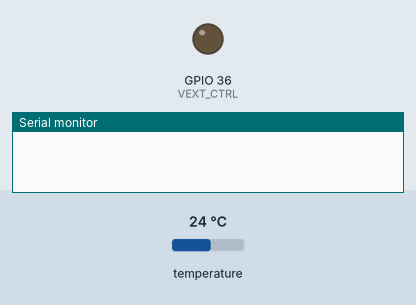
Recording of a sketch running on a simulated ESP32. Shown: output pins drawn as LEDs (lit = HIGH), the last lines printed to the serial monitor. The inputs (shaded band) are chosen by the test bench; at power-on: temperature 24 °C. The local clock reads 2024-03-15 10:24:30 at power-on unless the sketch sets it; storage starts empty; nothing arrives over Bluetooth unless stated; a phone connects over Bluetooth LE 3 s after start. At 12.9 s the program puts the board to deep sleep or switches it off; the recording ends there.

Above: at 0.1 s.
At 11.9 s:
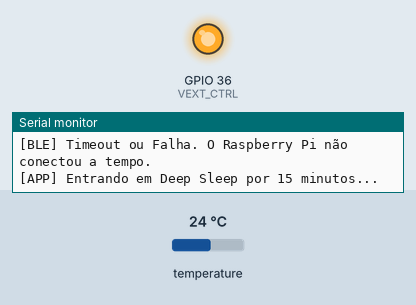
Timing chart, 0 to 12.9 s (numbered marks = the images above):
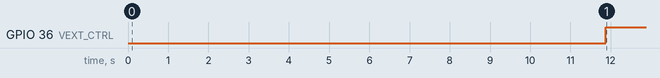

Measured:
- by itself, GPIO 36 (VEXT_CTRL): LOW → HIGH at 11.9 s

The sketch:

bluetooth.ino
```cpp
#include <Arduino.h>
#include <SPI.h>
#include <SD.h>
#include <OneWire.h>
#include <DallasTemperature.h>
#include <Wire.h>
#include "RTClib.h"

// --- Inclusão do módulo de comunicação BLE do professor ---
#include "ICC316Bluetooth.h"

// =============================================================
// Configurações de Hardware (Pinos do Heltec V3)
// =============================================================
#define I2C_SDA 1
#define I2C_SCL 2
#define SD_CS   3
#define SD_SCK  4
#define SD_MOSI 5
#define SD_MISO 6
#define ONE_WIRE_BUS 7
#define VEXT_CTRL 36

// =============================================================
// Configurações de Energia (Deep Sleep)
// =============================================================
#define uS_TO_S_FACTOR 1000000ULL
#define TIME_TO_SLEEP  15 // 900 segundos = 15 minutos

// Instâncias Globais
SPIClass spiSD(FSPI);
OneWire oneWire(ONE_WIRE_BUS);
DallasTemperature sensors(&oneWire);
RTC_DS3231 rtc;

void setup() {
    Serial.begin(115200);

    // Liga o hardware interno (Cartão SD e Sensores)
    pinMode(VEXT_CTRL, OUTPUT);
    digitalWrite(VEXT_CTRL, LOW);
    delay(50);

    // Inicializa I2C e RTC
    Wire.begin(I2C_SDA, I2C_SCL);
    rtc.begin();

    // Inicializa e lê o Sensor de Temperatura
    sensors.begin();
    sensors.requestTemperatures();
    float tempC = sensors.getTempCByIndex(0);

    // Lê o horário atual e formata o Timestamp em ISO8601
    DateTime now = rtc.now();
    char tsBuffer[25];
    snprintf(tsBuffer, sizeof(tsBuffer), "%04d-%02d-%02dT%02d:%02d:%02d",
             now.year(), now.month(), now.day(),
             now.hour(), now.minute(), now.second());
    String timestamp = String(tsBuffer);

    if (tempC != DEVICE_DISCONNECTED_C) {

        // --- GRAVAÇÃO LOCAL (Cartão SD) ---
        spiSD.begin(SD_SCK, SD_MISO, SD_MOSI, SD_CS);
        if (SD.begin(SD_CS, spiSD)) {
            File dataFile = SD.open("/datalog.csv", FILE_APPEND);
            if (dataFile) {
                char sdBuffer[64];
                snprintf(sdBuffer, sizeof(sdBuffer), "%02d/%02d/%d,%02d:%02d:%02d,%.2f",
                         now.day(), now.month(), now.year(),
                         now.hour(), now.minute(), now.second(), tempC);
                dataFile.println(sdBuffer);
                dataFile.close();
                Serial.println(F("[APP] Dado gravado no SD."));
            }
            SD.end();
        }

        // --- ENVIO REMOTO (Gateway Bluetooth) ---
        Serial.println(F("[BLE] Aguardando Raspberry Pi conectar..."));

        // Chama a função do professor. Se o Raspberry demorar mais que o Timeout definido
        // em config.h (30 segundos por padrão), a função retorna false e o ESP32 dorme.
        bool sent = sendMeasurement(timestamp, tempC, NAN, NAN);

        if (sent) {
            Serial.println(F("[BLE] Sucesso! Raspberry Pi coletou os dados e enviou o ACK."));
        } else {
            Serial.println(F("[BLE] Timeout ou Falha. O Raspberry Pi não conectou a tempo."));
        }
    } else {
        Serial.println(F("[APP] Erro de leitura no sensor DS18B20."));
    }

    // Desliga pinos físicos e dorme
    Serial.println(F("[APP] Entrando em Deep Sleep por 15 minutos..."));
    Serial.flush();
    digitalWrite(VEXT_CTRL, HIGH);

    delay(1000);

    esp_sleep_enable_timer_wakeup(TIME_TO_SLEEP * uS_TO_S_FACTOR);
    esp_deep_sleep_start();
}

void loop() {
}
```

ICC316-G02.h
```cpp
#ifndef ICC316_BLUETOOTH_CONFIG_H
#define ICC316_BLUETOOTH_CONFIG_H

#define NODE_ID "grupo_01"
#define BLUETOOTH_DEVICE_NAME "ICC316-G01"

#define BLUETOOTH_SERVICE_UUID     "7d8f0001-3160-4b12-9a10-000000000001"
#define BLUETOOTH_MEASUREMENT_UUID "7d8f0002-3160-4b12-9a10-000000000002"
#define BLUETOOTH_ACK_UUID         "7d8f0003-3160-4b12-9a10-000000000003"

#define ICC316_BT_ACK "OK"

#define BLUETOOTH_CONNECTION_TIMEOUT_MS 30000
#define BLUETOOTH_ACK_TIMEOUT_MS 5000

#endif
```

ICC316Bluetooth.cpp
```cpp
#include "ICC316Bluetooth.h"

#include <NimBLEDevice.h>
#include <ArduinoJson.h>
#include "ICC316-G02.h"

namespace {
NimBLEServer* server = nullptr;
NimBLECharacteristic* measurementCharacteristic = nullptr;
NimBLECharacteristic* ackCharacteristic = nullptr;

volatile bool centralConnected = false;
volatile bool ackReceived = false;
bool initialized = false;

class ServerCallbacks : public NimBLEServerCallbacks {
public:
    void onConnect(NimBLEServer*, NimBLEConnInfo&) override {
        centralConnected = true;
    }

    void onDisconnect(NimBLEServer* pServer, NimBLEConnInfo&, int) override {
        centralConnected = false;
        pServer->startAdvertising();
    }
};

class AckCallbacks : public NimBLECharacteristicCallbacks {
public:
    void onWrite(NimBLECharacteristic* characteristic,
                 NimBLEConnInfo&) override {
        if (characteristic->getValue() == ICC316_BT_ACK) {
            ackReceived = true;
        }
    }
};

void initializeBluetooth() {
    if (initialized) return;

    NimBLEDevice::init(BLUETOOTH_DEVICE_NAME);

    server = NimBLEDevice::createServer();
    server->setCallbacks(new ServerCallbacks());

    NimBLEService* service =
        server->createService(BLUETOOTH_SERVICE_UUID);

    measurementCharacteristic =
        service->createCharacteristic(
            BLUETOOTH_MEASUREMENT_UUID,
            NIMBLE_PROPERTY::READ | NIMBLE_PROPERTY::NOTIFY
        );

    ackCharacteristic =
        service->createCharacteristic(
            BLUETOOTH_ACK_UUID,
            NIMBLE_PROPERTY::WRITE
        );

    ackCharacteristic->setCallbacks(new AckCallbacks());

    service->start();

    NimBLEAdvertising* advertising = NimBLEDevice::getAdvertising();
    advertising->setName(BLUETOOTH_DEVICE_NAME);
    advertising->addServiceUUID(BLUETOOTH_SERVICE_UUID);
    advertising->start();

    initialized = true;
}

bool waitForConnection() {
    const unsigned long start = millis();

    while (!centralConnected) {
        if (millis() - start >= BLUETOOTH_CONNECTION_TIMEOUT_MS)
            return false;
        delay(50);
    }
    return true;
}
}

bool sendMeasurement(
    const String& timestamp,
    float temperature,
    float ph,
    float turbidity
) {
    initializeBluetooth();

    if (!centralConnected && !waitForConnection())
        return false;

    delay(3000);

    JsonDocument doc;
    doc["node_id"] = NODE_ID;
    doc["timestamp"] = timestamp;
    doc["temperature"] = temperature;

    if (isnan(ph)) doc["ph"] = nullptr;
    else doc["ph"] = ph;

    if (isnan(turbidity)) doc["turbidity"] = nullptr;
    else doc["turbidity"] = turbidity;

    String payload;
    serializeJson(doc, payload);

    ackReceived = false;
    measurementCharacteristic->setValue(payload.c_str());
    measurementCharacteristic->notify();

    const unsigned long start = millis();

    while (!ackReceived) {
        if (!centralConnected) return false;
        if (millis() - start >= BLUETOOTH_ACK_TIMEOUT_MS)
            return false;
        delay(20);
    }

    return true;
}
```

ICC316Bluetooth.h
```cpp
#ifndef ICC316_BLUETOOTH_H
#define ICC316_BLUETOOTH_H

#include <Arduino.h>

bool sendMeasurement(
    const String& timestamp,
    float temperature,
    float ph,
    float turbidity
);

#endif
```

codBletooh.cpp
```cpp
#include <Arduino.h>
#include <SPI.h>
#include <SD.h>
#include <OneWire.h>
#include <DallasTemperature.h>
#include <Wire.h>
#include "RTClib.h"

// --- Inclusão do módulo de comunicação BLE do professor ---
#include "ICC316Bluetooth.h"

// =============================================================
// Configurações de Hardware (Pinos do Heltec V3)
// =============================================================
#define I2C_SDA 1
#define I2C_SCL 2
#define SD_CS   3
#define SD_SCK  4
#define SD_MOSI 5
#define SD_MISO 6
#define ONE_WIRE_BUS 7
#define VEXT_CTRL 36

// =============================================================
// Configurações de Energia (Deep Sleep)
// =============================================================
#define uS_TO_S_FACTOR 1000000ULL
#define TIME_TO_SLEEP  900 // 900 segundos = 15 minutos

// Instâncias Globais
SPIClass spiSD(FSPI);
OneWire oneWire(ONE_WIRE_BUS);
DallasTemperature sensors(&oneWire);
RTC_DS3231 rtc;

void setup() {
    Serial.begin(115200);

    // Liga o hardware interno (Cartão SD e Sensores)
    pinMode(VEXT_CTRL, OUTPUT);
    digitalWrite(VEXT_CTRL, LOW);
    delay(50);

    // Inicializa I2C e RTC
    Wire.begin(I2C_SDA, I2C_SCL);
    rtc.begin();

    // Inicializa e lê o Sensor de Temperatura
    sensors.begin();
    sensors.requestTemperatures();
    float tempC = sensors.getTempCByIndex(0);

    // Lê o horário atual e formata o Timestamp em ISO8601
    DateTime now = rtc.now();
    char tsBuffer[25];
    snprintf(tsBuffer, sizeof(tsBuffer), "%04d-%02d-%02dT%02d:%02d:%02d",
             now.year(), now.month(), now.day(),
             now.hour(), now.minute(), now.second());
    String timestamp = String(tsBuffer);

    if (tempC != DEVICE_DISCONNECTED_C) {

        // --- GRAVAÇÃO LOCAL (Cartão SD) ---
        spiSD.begin(SD_SCK, SD_MISO, SD_MOSI, SD_CS);
        if (SD.begin(SD_CS, spiSD)) {
            File dataFile = SD.open("/datalog.csv", FILE_APPEND);
            if (dataFile) {
                char sdBuffer[64];
                snprintf(sdBuffer, sizeof(sdBuffer), "%02d/%02d/%d,%02d:%02d:%02d,%.2f",
                         now.day(), now.month(), now.year(),
                         now.hour(), now.minute(), now.second(), tempC);
                dataFile.println(sdBuffer);
                dataFile.close();
                Serial.println(F("[APP] Dado gravado no SD."));
            }
            SD.end();
        }

        // --- ENVIO REMOTO (Gateway Bluetooth) ---
        Serial.println(F("[BLE] Aguardando Raspberry Pi conectar..."));

        // Chama a função do professor. Se o Raspberry demorar mais que o Timeout definido
        // em config.h (30 segundos por padrão), a função retorna false e o ESP32 dorme.
        bool sent = sendMeasurement(timestamp, tempC, NAN, NAN);

        if (sent) {
            Serial.println(F("[BLE] Sucesso! Raspberry Pi coletou os dados e enviou o ACK."));
        } else {
            Serial.println(F("[BLE] Timeout ou Falha. O Raspberry Pi não conectou a tempo."));
        }
    } else {
        Serial.println(F("[APP] Erro de leitura no sensor DS18B20."));
    }

    // Desliga pinos físicos e dorme
    Serial.println(F("[APP] Entrando em Deep Sleep por 15 minutos..."));
    Serial.flush();
    digitalWrite(VEXT_CTRL, HIGH);

    esp_sleep_enable_timer_wakeup(TIME_TO_SLEEP * uS_TO_S_FACTOR);
    esp_deep_sleep_start();
}

void loop() {
}
```
